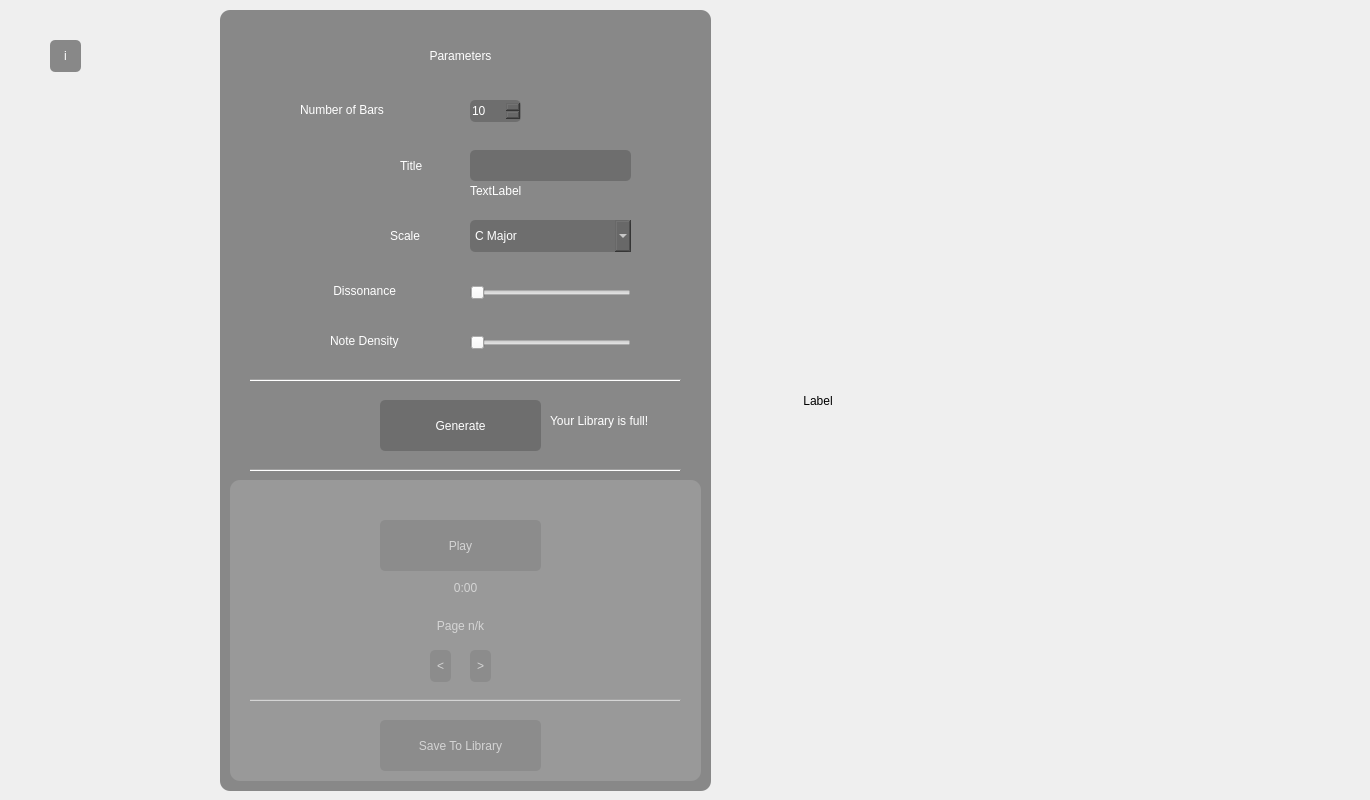
    <widget class="QWidget" name="generate_tab">
     <attribute name="title">
      <string>Generate</string>
     </attribute>
     <widget class="QLabel" name="label">
      <property name="geometry">
       <rect>
        <x>300</x>
        <y>100</y>
        <width>141</width>
        <height>20</height>
       </rect>
      </property>
      <property name="styleSheet">
       <string notr="true">font: 700 18pt &quot;Helvetica Neue&quot;;
color: white;</string>
      </property>
      <property name="text">
       <string>Number of Bars</string>
      </property>
     </widget>
     <widget class="QLabel" name="label_2">
      <property name="geometry">
       <rect>
        <x>400</x>
        <y>150</y>
        <width>51</width>
        <height>31</height>
       </rect>
      </property>
      <property name="styleSheet">
       <string notr="true">font: 700 18pt &quot;Helvetica Neue&quot;;
color: white;</string>
      </property>
      <property name="text">
       <string>Title</string>
      </property>
     </widget>
     <widget class="QComboBox" name="scale_combobox">
      <property name="geometry">
       <rect>
        <x>470</x>
        <y>220</y>
        <width>161</width>
        <height>32</height>
       </rect>
      </property>
      <property name="styleSheet">
       <string notr="true">font: 700 14pt &quot;Helvetica Neue&quot;;
	color: white;
	background-color: rgba(101, 101, 101, 191);
	border-radius: 5</string>
      </property>
      <item>
       <property name="text">
        <string>C Major</string>
       </property>
      </item>
      <item>
       <property name="text">
        <string>G Major</string>
       </property>
      </item>
      <item>
       <property name="text">
        <string>D Major</string>
       </property>
      </item>
      <item>
       <property name="text">
        <string>A Major</string>
       </property>
      </item>
      <item>
       <property name="text">
        <string>E Major</string>
       </property>
      </item>
      <item>
       <property name="text">
        <string>B Major</string>
       </property>
      </item>
      <item>
       <property name="text">
        <string>F# Major</string>
       </property>
      </item>
      <item>
       <property name="text">
        <string>F Major</string>
       </property>
      </item>
      <item>
       <property name="text">
        <string>Bb Major</string>
       </property>
      </item>
      <item>
       <property name="text">
        <string>Eb Major</string>
       </property>
      </item>
      <item>
       <property name="text">
        <string>Ab Major</string>
       </property>
      </item>
      <item>
       <property name="text">
        <string>Db Major</string>
       </property>
      </item>
      <item>
       <property name="text">
        <string>Gb Major</string>
       </property>
      </item>
      <item>
       <property name="text">
        <string>A Minor</string>
       </property>
      </item>
      <item>
       <property name="text">
        <string>D Minor</string>
       </property>
      </item>
      <item>
       <property name="text">
        <string>G Minor</string>
       </property>
      </item>
      <item>
       <property name="text">
        <string>C Minor</string>
       </property>
      </item>
      <item>
       <property name="text">
        <string>F Minor</string>
       </property>
      </item>
      <item>
       <property name="text">
        <string>Bb Minor</string>
       </property>
      </item>
      <item>
       <property name="text">
        <string>Eb Minor</string>
       </property>
      </item>
      <item>
       <property name="text">
        <string>E Minor</string>
       </property>
      </item>
      <item>
       <property name="text">
        <string>B Minor</string>
       </property>
      </item>
      <item>
       <property name="text">
        <string>F# Minor</string>
       </property>
      </item>
      <item>
       <property name="text">
        <string>C# Minor</string>
       </property>
      </item>
      <item>
       <property name="text">
        <string>G# Minor</string>
       </property>
      </item>
     </widget>
     <widget class="QLabel" name="label_4">
      <property name="geometry">
       <rect>
        <x>390</x>
        <y>220</y>
        <width>51</width>
        <height>31</height>
       </rect>
      </property>
      <property name="styleSheet">
       <string notr="true">font: 700 18pt &quot;Helvetica Neue&quot;;
color: white;</string>
      </property>
      <property name="text">
       <string>Scale</string>
      </property>
     </widget>
     <widget class="QSlider" name="dissonance_slider">
      <property name="geometry">
       <rect>
        <x>470</x>
        <y>280</y>
        <width>161</width>
        <height>25</height>
       </rect>
      </property>
      <property name="styleSheet">
       <string notr="true">    QSlider::groove:horizontal {
        background-color:= rgb(255, 255, 255)
    }

 QSlider::handle:horizontal {
        background-color:= rgb(255, 255, 255)
    }
</string>
      </property>
      <property name="orientation">
       <enum>Qt::Horizontal</enum>
      </property>
     </widget>
     <widget class="QLabel" name="label_5">
      <property name="geometry">
       <rect>
        <x>330</x>
        <y>270</y>
        <width>111</width>
        <height>41</height>
       </rect>
      </property>
      <property name="styleSheet">
       <string notr="true">font: 700 18pt &quot;Helvetica Neue&quot;;
color: white;</string>
      </property>
      <property name="text">
       <string> Dissonance</string>
      </property>
     </widget>
     <widget class="QPlainTextEdit" name="titleparameter_textedit">
      <property name="geometry">
       <rect>
        <x>470</x>
        <y>150</y>
        <width>161</width>
        <height>31</height>
       </rect>
      </property>
      <property name="styleSheet">
       <string notr="true">font: 700 14pt &quot;Helvetica Neue&quot;;
	color: white;
	background-color: rgba(101, 101, 101, 191);
	border-radius: 5</string>
      </property>
     </widget>
     <widget class="QLabel" name="generate_error_message">
      <property name="geometry">
       <rect>
        <x>470</x>
        <y>180</y>
        <width>201</width>
        <height>21</height>
       </rect>
      </property>
      <property name="styleSheet">
       <string notr="true">font: 700 14pt &quot;Helvetica Neue&quot;;
color: white;</string>
      </property>
      <property name="text">
       <string>TextLabel</string>
      </property>
     </widget>
     <widget class="QLabel" name="generated_piece_preview">
      <property name="geometry">
       <rect>
        <x>800</x>
        <y>10</y>
        <width>561</width>
        <height>781</height>
       </rect>
      </property>
      <property name="text">
       <string> Label</string>
      </property>
      <property name="scaledContents">
       <bool>true</bool>
      </property>
     </widget>
     <widget class="QPushButton" name="save_to_library_button">
      <property name="geometry">
       <rect>
        <x>380</x>
        <y>720</y>
        <width>161</width>
        <height>51</height>
       </rect>
      </property>
      <property name="styleSheet">
       <string notr="true">QPushButton{
	font: 700 18pt &quot;Helvetica Neue&quot;;
	color: white;
	background-color: rgba(101, 101, 101, 191);
	border-radius: 5
}
QPushButton:hover{
	color: white;
	background-color: rgba(117, 117, 117, 191);
	border-radius: 5
}
QPushButton:pressed{
	color: white;
	background-color: rgba(130, 130, 130, 191);
	border-radius: 5
}

</string>
      </property>
      <property name="text">
       <string>Save To Library</string>
      </property>
     </widget>
     <widget class="QPushButton" name="preview_play_button">
      <property name="geometry">
       <rect>
        <x>380</x>
        <y>520</y>
        <width>161</width>
        <height>51</height>
       </rect>
      </property>
      <property name="styleSheet">
       <string notr="true">QPushButton{
	font: 700 18pt &quot;Helvetica Neue&quot;;
	color: white;
	background-color: rgba(101, 101, 101, 191);
	border-radius: 5
}
QPushButton:hover{
	color: white;
	background-color: rgba(117, 117, 117, 191);
	border-radius: 5
}
QPushButton:pressed{
	color: white;
	background-color: rgba(130, 130, 130, 191);
	border-radius: 5
}

</string>
      </property>
      <property name="text">
       <string>Play</string>
      </property>
     </widget>
     <widget class="QLabel" name="preview_time_label">
      <property name="geometry">
       <rect>
        <x>430</x>
        <y>580</y>
        <width>71</width>
        <height>16</height>
       </rect>
      </property>
      <property name="styleSheet">
       <string notr="true">font: 700 18pt &quot;Helvetica Neue&quot;;
color: white;</string>
      </property>
      <property name="text">
       <string>0:00</string>
      </property>
      <property name="alignment">
       <set>Qt::AlignCenter</set>
      </property>
     </widget>
     <widget class="QLabel" name="preview_piece_title">
      <property name="geometry">
       <rect>
        <x>360</x>
        <y>490</y>
        <width>201</width>
        <height>20</height>
       </rect>
      </property>
      <property name="styleSheet">
       <string notr="true">font: 700 18pt &quot;Helvetica Neue&quot;;
color: white;</string>
      </property>
      <property name="text">
       <string/>
      </property>
      <property name="alignment">
       <set>Qt::AlignCenter</set>
      </property>
     </widget>
     <widget class="QPushButton" name="preview_next_pg">
      <property name="geometry">
       <rect>
        <x>470</x>
        <y>650</y>
        <width>21</width>
        <height>32</height>
       </rect>
      </property>
      <property name="styleSheet">
       <string notr="true">QPushButton{
	font: 700 18pt &quot;Helvetica Neue&quot;;
	color: white;
	background-color: rgba(101, 101, 101, 191);
	border-radius: 5
}
QPushButton:hover{
	color: white;
	background-color: rgba(117, 117, 117, 191);
	border-radius: 5
}
QPushButton:pressed{
	color: white;
	background-color: rgba(130, 130, 130, 191);
	border-radius: 5
}

</string>
      </property>
      <property name="text">
       <string>&gt;</string>
      </property>
     </widget>
     <widget class="QPushButton" name="preview_prev_pg">
      <property name="geometry">
       <rect>
        <x>430</x>
        <y>650</y>
        <width>21</width>
        <height>32</height>
       </rect>
      </property>
      <property name="styleSheet">
       <string notr="true">QPushButton{
	font: 700 18pt &quot;Helvetica Neue&quot;;
	color: white;
	background-color: rgba(101, 101, 101, 191);
	border-radius: 5
}
QPushButton:hover{
	color: white;
	background-color: rgba(117, 117, 117, 191);
	border-radius: 5
}
QPushButton:pressed{
	color: white;
	background-color: rgba(130, 130, 130, 191);
	border-radius: 5
}

</string>
      </property>
      <property name="text">
       <string>&lt;</string>
      </property>
     </widget>
     <widget class="QLabel" name="preview_pg_num_label">
      <property name="geometry">
       <rect>
        <x>380</x>
        <y>610</y>
        <width>161</width>
        <height>31</height>
       </rect>
      </property>
      <property name="styleSheet">
       <string notr="true">font: 700 18pt &quot;Helvetica Neue&quot;;
color: white;</string>
      </property>
      <property name="text">
       <string>Page n/k</string>
      </property>
      <property name="alignment">
       <set>Qt::AlignCenter</set>
      </property>
     </widget>
     <widget class="QLabel" name="blurred_label">
      <property name="geometry">
       <rect>
        <x>220</x>
        <y>10</y>
        <width>491</width>
        <height>781</height>
       </rect>
      </property>
      <property name="styleSheet">
       <string notr="true">background-color: rgba(65, 65, 65, 150);
border-radius: 10
</string>
      </property>
      <property name="text">
       <string/>
      </property>
     </widget>
     <widget class="QPushButton" name="generate_pushbutton">
      <property name="geometry">
       <rect>
        <x>380</x>
        <y>400</y>
        <width>161</width>
        <height>51</height>
       </rect>
      </property>
      <property name="styleSheet">
       <string notr="true">QPushButton{
	font: 700 18pt &quot;Helvetica Neue&quot;;
	color: white;
	background-color: rgba(101, 101, 101, 191);
	border-radius: 5
}
QPushButton:hover{
	color: white;
	background-color: rgba(117, 117, 117, 191);
	border-radius: 5
}
QPushButton:pressed{
	color: white;
	background-color: rgba(130, 130, 130, 191);
	border-radius: 5
}

</string>
      </property>
      <property name="text">
       <string>Generate</string>
      </property>
     </widget>
     <widget class="Line" name="line">
      <property name="geometry">
       <rect>
        <x>250</x>
        <y>460</y>
        <width>431</width>
        <height>20</height>
       </rect>
      </property>
      <property name="orientation">
       <enum>Qt::Horizontal</enum>
      </property>
     </widget>
     <widget class="Line" name="line_2">
      <property name="geometry">
       <rect>
        <x>250</x>
        <y>370</y>
        <width>431</width>
        <height>20</height>
       </rect>
      </property>
      <property name="orientation">
       <enum>Qt::Horizontal</enum>
      </property>
     </widget>
     <widget class="Line" name="line_4">
      <property name="geometry">
       <rect>
        <x>250</x>
        <y>690</y>
        <width>431</width>
        <height>20</height>
       </rect>
      </property>
      <property name="orientation">
       <enum>Qt::Horizontal</enum>
      </property>
     </widget>
     <widget class="QLabel" name="label_3">
      <property name="geometry">
       <rect>
        <x>360</x>
        <y>40</y>
        <width>201</width>
        <height>31</height>
       </rect>
      </property>
      <property name="styleSheet">
       <string notr="true">font: 700 26pt &quot;Helvetica Neue&quot;;
color: white;</string>
      </property>
      <property name="text">
       <string>Parameters</string>
      </property>
      <property name="alignment">
       <set>Qt::AlignCenter</set>
      </property>
     </widget>
     <widget class="QSpinBox" name="numbars_spinbox">
      <property name="geometry">
       <rect>
        <x>470</x>
        <y>100</y>
        <width>51</width>
        <height>22</height>
       </rect>
      </property>
      <property name="toolTip">
       <string extracomment="Tooltip">Tooltip</string>
      </property>
      <property name="styleSheet">
       <string notr="true">font: 700 14pt &quot;Helvetica Neue&quot;;
	color: white;
	background-color: rgba(101, 101, 101, 191);
	border-radius: 5</string>
      </property>
      <property name="minimum">
       <number>10</number>
      </property>
      <property name="maximum">
       <number>100</number>
      </property>
      <property name="singleStep">
       <number>5</number>
      </property>
     </widget>
     <widget class="QLabel" name="disabled_buttons_label">
      <property name="geometry">
       <rect>
        <x>230</x>
        <y>480</y>
        <width>471</width>
        <height>301</height>
       </rect>
      </property>
      <property name="styleSheet">
       <string notr="true">background-color: rgba(170, 170, 170, 128);
border-radius: 10
</string>
      </property>
      <property name="text">
       <string/>
      </property>
     </widget>
     <widget class="QLabel" name="library_full_label">
      <property name="geometry">
       <rect>
        <x>550</x>
        <y>400</y>
        <width>131</width>
        <height>41</height>
       </rect>
      </property>
      <property name="styleSheet">
       <string notr="true">font: 700 14pt &quot;Helvetica Neue&quot;;
color: white;</string>
      </property>
      <property name="text">
       <string>Your Library is full!</string>
      </property>
     </widget>
     <widget class="QSlider" name="note_density_slider">
      <property name="geometry">
       <rect>
        <x>470</x>
        <y>330</y>
        <width>161</width>
        <height>25</height>
       </rect>
      </property>
      <property name="styleSheet">
       <string notr="true">    QSlider::groove:horizontal {
        background-color:= rgb(255, 255, 255)
    }

 QSlider::handle:horizontal {
        background-color:= rgb(255, 255, 255)
    }
</string>
      </property>
      <property name="orientation">
       <enum>Qt::Horizontal</enum>
      </property>
     </widget>
     <widget class="QLabel" name="label_6">
      <property name="geometry">
       <rect>
        <x>330</x>
        <y>320</y>
        <width>121</width>
        <height>41</height>
       </rect>
      </property>
      <property name="styleSheet">
       <string notr="true">font: 700 18pt &quot;Helvetica Neue&quot;;
color: white;</string>
      </property>
      <property name="text">
       <string>Note Density</string>
      </property>
     </widget>
     <widget class="QPushButton" name="generate_info_button">
      <property name="geometry">
       <rect>
        <x>50</x>
        <y>40</y>
        <width>31</width>
        <height>32</height>
       </rect>
      </property>
      <property name="styleSheet">
       <string notr="true">QPushButton{
	font: 700 18pt &quot;Helvetica Neue&quot;;
	color: white;
	background-color: rgba(101, 101, 101, 191);
	border-radius: 5
}
QPushButton:hover{
	color: white;
	background-color: rgba(117, 117, 117, 191);
	border-radius: 5
}
QPushButton:pressed{
	color: white;
	background-color: rgba(130, 130, 130, 191);
	border-radius: 5
}

</string>
      </property>
      <property name="text">
       <string>i</string>
      </property>
     </widget>
     <zorder>blurred_label</zorder>
     <zorder>label</zorder>
     <zorder>label_2</zorder>
     <zorder>scale_combobox</zorder>
     <zorder>label_4</zorder>
     <zorder>dissonance_slider</zorder>
     <zorder>label_5</zorder>
     <zorder>titleparameter_textedit</zorder>
     <zorder>generate_error_message</zorder>
     <zorder>generated_piece_preview</zorder>
     <zorder>save_to_library_button</zorder>
     <zorder>preview_play_button</zorder>
     <zorder>preview_time_label</zorder>
     <zorder>preview_piece_title</zorder>
     <zorder>preview_next_pg</zorder>
     <zorder>preview_prev_pg</zorder>
     <zorder>preview_pg_num_label</zorder>
     <zorder>generate_pushbutton</zorder>
     <zorder>line</zorder>
     <zorder>line_2</zorder>
     <zorder>line_4</zorder>
     <zorder>label_3</zorder>
     <zorder>numbars_spinbox</zorder>
     <zorder>disabled_buttons_label</zorder>
     <zorder>library_full_label</zorder>
     <zorder>note_density_slider</zorder>
     <zorder>label_6</zorder>
     <zorder>generate_info_button</zorder>
    </widget>
